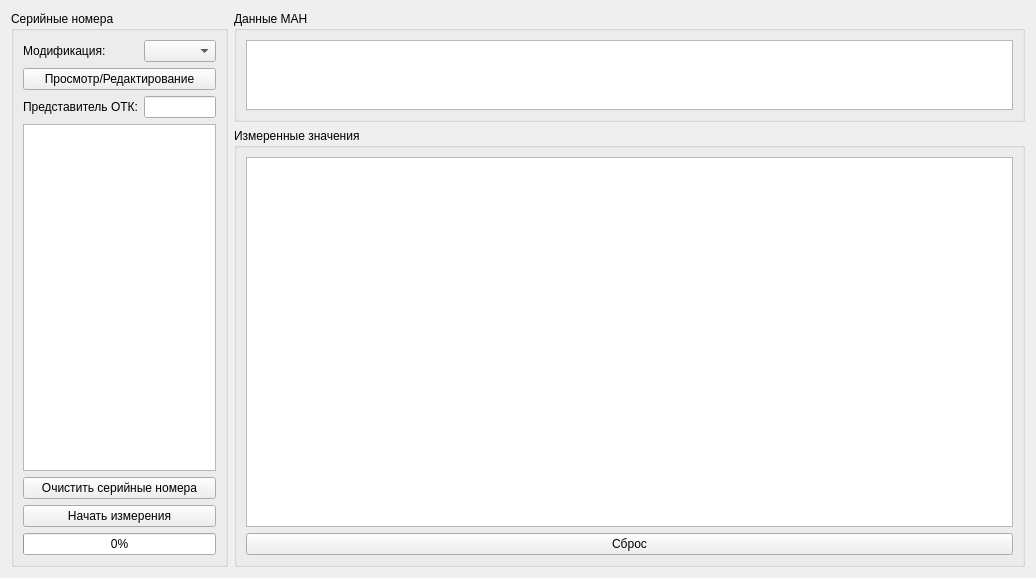
<?xml version="1.0" encoding="UTF-8"?>
<ui version="4.0">
 <class>PrepareForm</class>
 <widget class="QWidget" name="PrepareForm">
  <property name="geometry">
   <rect>
    <x>0</x>
    <y>0</y>
    <width>1036</width>
    <height>578</height>
   </rect>
  </property>
  <property name="windowTitle">
   <string>Form</string>
  </property>
  <layout class="QGridLayout" name="gridLayout_2" rowstretch="1,10" columnstretch="1,10">
   <item row="0" column="1">
    <widget class="QGroupBox" name="groupBox_3">
     <property name="title">
      <string>Данные МАН</string>
     </property>
     <layout class="QVBoxLayout" name="verticalLayout">
      <item>
       <widget class="ManTableView" name="tvMeasure">
        <property name="sizePolicy">
         <sizepolicy hsizetype="Expanding" vsizetype="Expanding">
          <horstretch>0</horstretch>
          <verstretch>0</verstretch>
         </sizepolicy>
        </property>
       </widget>
      </item>
     </layout>
    </widget>
   </item>
   <item row="1" column="1">
    <widget class="QGroupBox" name="groupBox_4">
     <property name="title">
      <string>Измеренные значения</string>
     </property>
     <layout class="QVBoxLayout" name="verticalLayout_2">
      <item>
       <widget class="TestsTableView" name="tvTest"/>
      </item>
      <item>
       <widget class="QPushButton" name="pbClear">
        <property name="text">
         <string>Сброс</string>
        </property>
       </widget>
      </item>
     </layout>
    </widget>
   </item>
   <item row="0" column="0" rowspan="2">
    <widget class="QGroupBox" name="groupBox_2">
     <property name="title">
      <string>Серийные номера</string>
     </property>
     <layout class="QGridLayout" name="gridLayout">
      <item row="0" column="0">
       <widget class="QLabel" name="label">
        <property name="text">
         <string>Модификация:</string>
        </property>
       </widget>
      </item>
      <item row="0" column="1">
       <widget class="QComboBox" name="cbxDevice"/>
      </item>
      <item row="1" column="0" colspan="2">
       <widget class="QPushButton" name="pushButton">
        <property name="text">
         <string>Просмотр/Редактирование</string>
        </property>
       </widget>
      </item>
      <item row="2" column="0">
       <widget class="QLabel" name="label_2">
        <property name="text">
         <string>Представитель ОТК:</string>
        </property>
       </widget>
      </item>
      <item row="2" column="1">
       <widget class="QLineEdit" name="leFio"/>
      </item>
      <item row="3" column="0" colspan="2">
       <widget class="SnTableView" name="tvSerNum">
        <property name="sizePolicy">
         <sizepolicy hsizetype="Expanding" vsizetype="MinimumExpanding">
          <horstretch>0</horstretch>
          <verstretch>0</verstretch>
         </sizepolicy>
        </property>
       </widget>
      </item>
      <item row="4" column="0" colspan="2">
       <widget class="QPushButton" name="pbClearSerNum">
        <property name="text">
         <string>Очистить серийные номера</string>
        </property>
       </widget>
      </item>
      <item row="5" column="0" colspan="2">
       <widget class="QPushButton" name="pbStartStop">
        <property name="text">
         <string>Начать измерения</string>
        </property>
        <property name="checkable">
         <bool>true</bool>
        </property>
       </widget>
      </item>
      <item row="6" column="0" colspan="2">
       <widget class="QProgressBar" name="progressBar">
        <property name="value">
         <number>0</number>
        </property>
        <property name="alignment">
         <set>Qt::AlignCenter</set>
        </property>
       </widget>
      </item>
     </layout>
    </widget>
   </item>
  </layout>
 </widget>
 <customwidgets>
  <customwidget>
   <class>SnTableView</class>
   <extends>QTableView</extends>
   <header>sntableview.h</header>
  </customwidget>
  <customwidget>
   <class>ManTableView</class>
   <extends>QTableView</extends>
   <header>mantableview.h</header>
  </customwidget>
  <customwidget>
   <class>TestsTableView</class>
   <extends>QTableView</extends>
   <header>teststableview.h</header>
  </customwidget>
 </customwidgets>
 <resources/>
 <connections/>
</ui>
